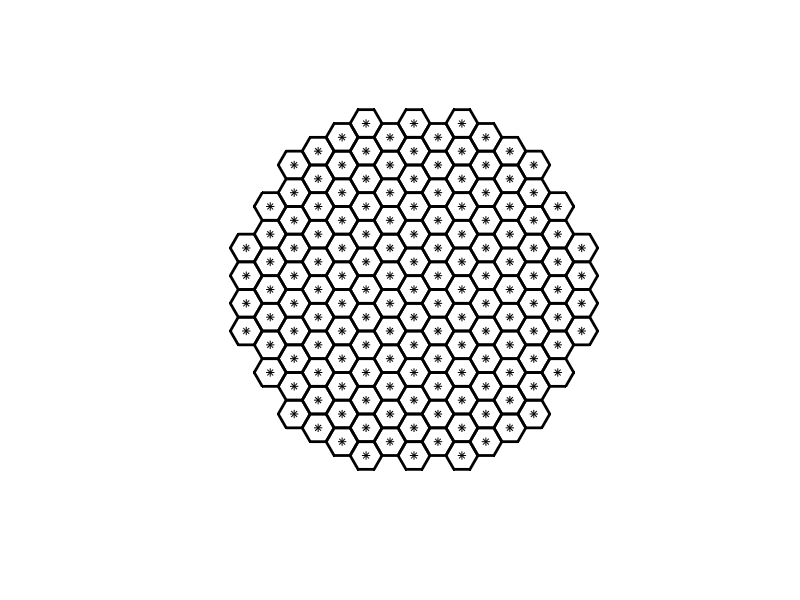

This figure's MATLAB source: (Note: this script raises an error after producing the figure.)
clear all
clc
r=3.92;
alpha = linspace(0,2*pi,7);
x=r*cos(alpha);
y=r*sin(alpha);
w=0;
axis square
axis off
hold on
for i=-12:12
    for j=-4:3
		xadd=j*3*r+1.5*r*mod(i,2);
		yadd=i*r*sqrt(3)/2;
		x1=x+xadd;
		y1=y+yadd;
		if sum(x1.^2+y1.^2<=1600)>0		
			plot(x1,y1,'k.-','linewidth',2);
			plot(xadd,yadd,'k*');
			w=w+1;
		end
    end
end
plotcircle(0,0,40);
legend('','repeater');
hold off
w

